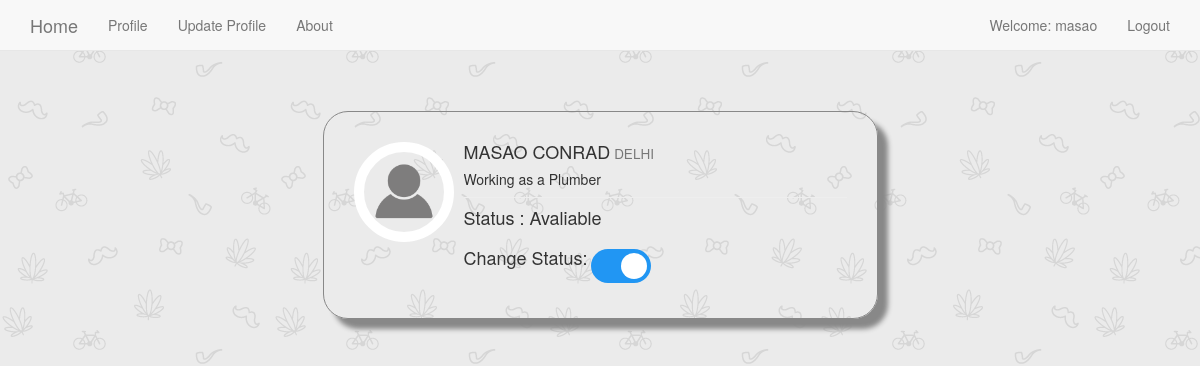
Page /plumber/ (signed in) on the committed database.
### plumber/models.py (models this page shows, shortened)
class PlumberProfile(models.Model):
    user = models.OneToOneField(User,on_delete=models.CASCADE,related_name = 'plumber')
    phone = models.BigIntegerField()
    city = models.ForeignKey(City, on_delete=models.SET_NULL, blank=False, null=True)
    area = models.ForeignKey(Area, on_delete=models.SET_NULL, blank=False, null=True)
    address = models.TextField(max_length=200, blank=False)
    charges = models.IntegerField()
    profile_pic = models.ImageField(upload_to='profile_pics',blank=True)
    timeopen = models.TimeField(auto_now=False,editable=True,default=datetime.time(hour=9))
    timeclose = models.TimeField(auto_now=False,editable=True,default=datetime.time(hour=20))
    is_avaliable = models.BooleanField(default=True)

### accounts/models.py (models this page shows)
class City(models.Model):
    name = models.CharField(max_length=40)
    def __str__(self):
        return self.name

### plumber/decorators.py (the view)
		def wrapper_func(request, *args, **kwargs):
			groups = [group.name for group in request.user.groups.all()]
			if len(set(groups)&set(allowed_roles))!=0:
				return view_func(request, *args, **kwargs)
			else:
				if redirect_to==None:
					return render(request,'unauthorised_access.html',{'message':'You are not authorized to view this page'})
				return redirect( groups[0]+':'+redirect_to )

### plumber/views.py (called while the page is built)
@login_required
@check_profile_exist
@allowed_users(['plumber'],'home')
def plumberHomePage(request):
    context={
        'plumber':request.user.plumber
    }
    return render(request,'plumber/plumber_home_page.html',context)

### plumber/templates/plumber/plumber_home_page.html (shortened to what this page needs)
{% extends 'base.html' %}
{% load static %}
{% block body_block %}
  <div class="row">
      <br>
      <br>
      <div class="col-lg-6 col-md-offset-3 ">
          <div class="media">
              <div class="pull-left" >
                  {% if user_profile.plumber.profile_pic %}
                  <img class="media-object dp img-circle" src="{{ user_profile.plumber.profile_pic.url }}" style="width: 100px;height:100px;">
                  {% else  %}
                  <img class="media-object dp img-circle" src="{% static 'images/profile2.png' %}" style="width: 100px;height:100px;">
                  {% endif %}
              </div>
              <div class="media-body">
                  <h4 class="media-heading">{{plumber.user.first_name |upper}} {{plumber.user.last_name |upper}}<small> {{plumber.city|upper}}</small></h4>
                  <h5>Working as a Plumber</h5>
                  <hr style="margin:8px auto">
                  {% if plumber.is_avaliable %}
                    <h4 id='acitve_status'>Status :  Avaliable</h4>
                  {% else %}
                    <h4 id='acitve_status'>Status :  Not Avaliable</h4>
                  {% endif %}
                  <label for="checkbox"><h4>Change Status:</h4></label>
                  <label class="switch">
                    <span class="slider round"></span>
                  </label>
              </div>
          </div>
      </div>
  </div>
{% endblock %}

### templates/base.html (shortened to what this page needs)
<!DOCTYPE html>
{% load static %}
<html lang="en" dir="ltr">
  <head>
    <link rel="stylesheet" href="https://maxcdn.bootstrapcdn.com/bootstrap/3.3.7/css/bootstrap.min.css">
    <link rel="stylesheet" href="{% static 'css/main.css' %}">
    <link href="//netdna.bootstrapcdn.com/bootstrap/3.1.0/css/bootstrap.min.css" rel="stylesheet" id="bootstrap-css">
  </head>
  <body>
    <nav class='navbar navbar-default navbar-static-top'>
      <div class="container">
        <ul class='nav navbar-nav'>
          <li><a class="navbar-brand" href="{% url 'home' %}">Home</a></li>
          {% if user.is_authenticated %}
            <li><a class='navbar-link' href="{% url 'accounts:profile' %}">Profile</a></li>
            <li><a class='navbar-link' href="{% url 'accounts:updateprofile' %}">Update Profile</a></li>
          {% endif %}
          <li><a class='navbar-link' href="{% url 'aboutpage' %}">About</a></li>
        </ul>
        <ul class='nav navbar-nav navbar-right'>
          {% if user.is_authenticated %}
            <li><a >Welcome: {{user.username}}</a></li>
            <li><a class='navbar-link' href="{% url 'accounts:logout' %}">Logout</a></li>
          {% else %}
            <li><a class='navbar-link' href="{% url 'accounts:user_login' %}">Login</a></li>
            <li><a class='navbar-link' href="{% url 'accounts:register' %}">Register-User</a></li>
            <li><a class='navbar-link' href="{% url 'accounts:registerservice' %}">Register-Service</a></li>
          {% endif %}
        </ul>
      </div>
    </nav>
    <div class="container">
      {% block body_block %}
      {% endblock %}
    </div>
  </body>
</html>

### static/css/main.css (style rules this page uses)
.switch { position: relative; display: inline-block; width: 60px; height: 34px; }
.slider { position: absolute; cursor: pointer; top: 0; left: 0; right: 0; bottom: 0; background-color: #ccc; -webkit-transition: .4s; transition: .4s; }
.slider:before { position: absolute; content: ""; height: 26px; width: 26px; left: 4px; bottom: 4px; background-color: white; -webkit-transition: .4s; transition: .4s; }
input:checked + .slider { background-color: #2196F3; }
input:checked + .slider:before { -webkit-transform: translateX(26px); -ms-transform: translateX(26px); transform: translateX(26px); }
.slider.round { border-radius: 34px; }
.slider.round:before { border-radius: 50%; }

### plumber/templates/plumber/plumber_home_page.html (style rules this page uses)
.media { box-shadow: 10px 10px 5px #888888; margin: 20px 0; padding:30px; border: 1px solid #888888; border-radius: 25px; }
.dp { border:10px solid #fff; transition: all 0.2s ease-in-out; }

### rows in the picture
PlumberProfile: user.first_name "MASAO", user.last_name "CONRAD", city "DELHI"

### other values in the picture
{{ user.username }} "masao"
